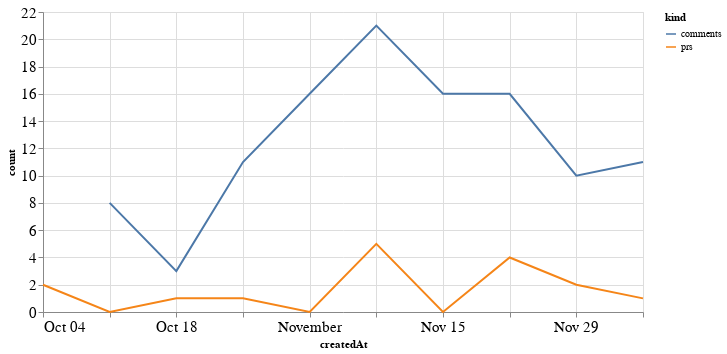

The notebook cell this image was saved under:
### Code cell
alt.Chart(total_time, width=600).mark_line().encode(
    x='createdAt',
    y='count',
    color='kind'
)

### Figure 1 — Vega-Lite specification as saved in the notebook (floating-point values rounded to 4 significant figures)
{"config": {"axisLeft": {"labelFontSize": 15}, "axisBottom": {"labelFontSize": 15}}, "data": {"name": "data-599109724daeba3df509434e860263dc"}, "mark": "line", "encoding": {"color": {"type": "nominal", "field": "kind"}, "x": {"type": "temporal", "field": "createdAt"}, "y": {"type": "quantitative", "field": "count"}}, "width": 600, "$schema": "https://vega.github.io/schema/vega-lite/v4.8.1.json", "datasets": {"data-599109724daeba3df509434e860263dc": [{"createdAt": "2020-10-04T00:00:00", "kind": "prs", "count": 2.0}, {"createdAt": "2020-10-11T00:00:00", "kind": "prs", "count": 0.0}, {"createdAt": "2020-10-18T00:00:00", "kind": "prs", "count": 1.0}, {"createdAt": "2020-10-25T00:00:00", "kind": "prs", "count": 1.0}, {"createdAt": "2020-11-01T00:00:00", "kind": "prs", "count": 0.0}, {"createdAt": "2020-11-08T00:00:00", "kind": "prs", "count": 5.0}, {"createdAt": "2020-11-15T00:00:00", "kind": "prs", "count": 0.0}, {"createdAt": "2020-11-22T00:00:00", "kind": "prs", "count": 4.0}, {"createdAt": "2020-11-29T00:00:00", "kind": "prs", "count": 2.0}, {"createdAt": "2020-12-06T00:00:00", "kind": "prs", "count": 1.0}, {"createdAt": "2020-10-04T00:00:00", "kind": "comments", "count": null}, {"createdAt": "2020-10-11T00:00:00", "kind": "comments", "count": 8.0}, {"createdAt": "2020-10-18T00:00:00", "kind": "comments", "count": 3.0}, {"createdAt": "2020-10-25T00:00:00", "kind": "comments", "count": 11.0}, {"createdAt": "2020-11-01T00:00:00", "kind": "comments", "count": 16.0}, {"createdAt": "2020-11-08T00:00:00", "kind": "comments", "count": 21.0}, {"createdAt": "2020-11-15T00:00:00", "kind": "comments", "count": 16.0}, {"createdAt": "2020-11-22T00:00:00", "kind": "comments", "count": 16.0}, {"createdAt": "2020-11-29T00:00:00", "kind": "comments", "count": 10.0}, {"createdAt": "2020-12-06T00:00:00", "kind": "comments", "count": 11.0}]}}
